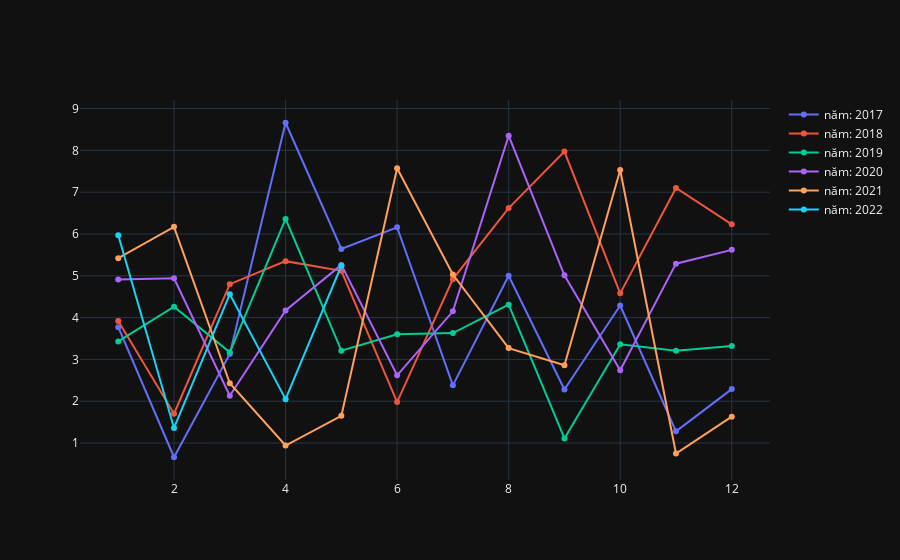

Here is the notebook cell this chart was saved with:
### Code cell
fig = go.Figure()
for y in df.index.year.unique():
    year = df[df.index.year == y]
    monthly = year.resample('M').sum()
    y_m = monthly.prcp.max()
    x_m = monthly.loc[monthly.prcp == y_m].index.month[0]
    fig.add_trace(go.Scatter(x=monthly.index.month, y=monthly['prcp'],
        name=f'năm: {y}',
        connectgaps=True)
    )
fig.show()

### Figure 1 — Plotly figure (JSON) as saved in the notebook; plotly's stock layout.template omitted (floating-point values rounded to 4 significant figures)
{"data": [{"connectgaps": true, "name": "năm: 2017", "type": "scatter", "x": [1, 2, 3, 4, 5, 6, 7, 8, 9, 10, 11, 12], "y": [3.77, 0.66, 3.13, 8.66, 5.64, 6.16, 2.38, 5, 2.28, 4.29, 1.28, 2.29]}, {"connectgaps": true, "name": "năm: 2018", "type": "scatter", "x": [1, 2, 3, 4, 5, 6, 7, 8, 9, 10, 11, 12], "y": [3.92, 1.7, 4.8, 5.35, 5.12, 1.98, 4.92, 6.62, 7.97, 4.58, 7.1, 6.23]}, {"connectgaps": true, "name": "năm: 2019", "type": "scatter", "x": [1, 2, 3, 4, 5, 6, 7, 8, 9, 10, 11, 12], "y": [3.43, 4.26, 3.17, 6.36, 3.21, 3.6, 3.63, 4.31, 1.11, 3.36, 3.21, 3.32]}, {"connectgaps": true, "name": "năm: 2020", "type": "scatter", "x": [1, 2, 3, 4, 5, 6, 7, 8, 9, 10, 11, 12], "y": [4.91, 4.94, 2.13, 4.17, 5.26, 2.62, 4.15, 8.35, 5.01, 2.74, 5.29, 5.62]}, {"connectgaps": true, "name": "năm: 2021", "type": "scatter", "x": [1, 2, 3, 4, 5, 6, 7, 8, 9, 10, 11, 12], "y": [5.42, 6.17, 2.43, 0.94, 1.65, 7.57, 5.03, 3.27, 2.86, 7.53, 0.75, 1.63]}, {"connectgaps": true, "name": "năm: 2022", "type": "scatter", "x": [1, 2, 3, 4, 5], "y": [5.97, 1.36, 4.56, 2.05, 5.24]}], "layout": {"autosize": true, "xaxis": {"autorange": true, "range": [0.3313, 12.67], "type": "linear"}, "yaxis": {"autorange": true, "range": [-0.0001942, 9.32], "type": "linear"}}}
